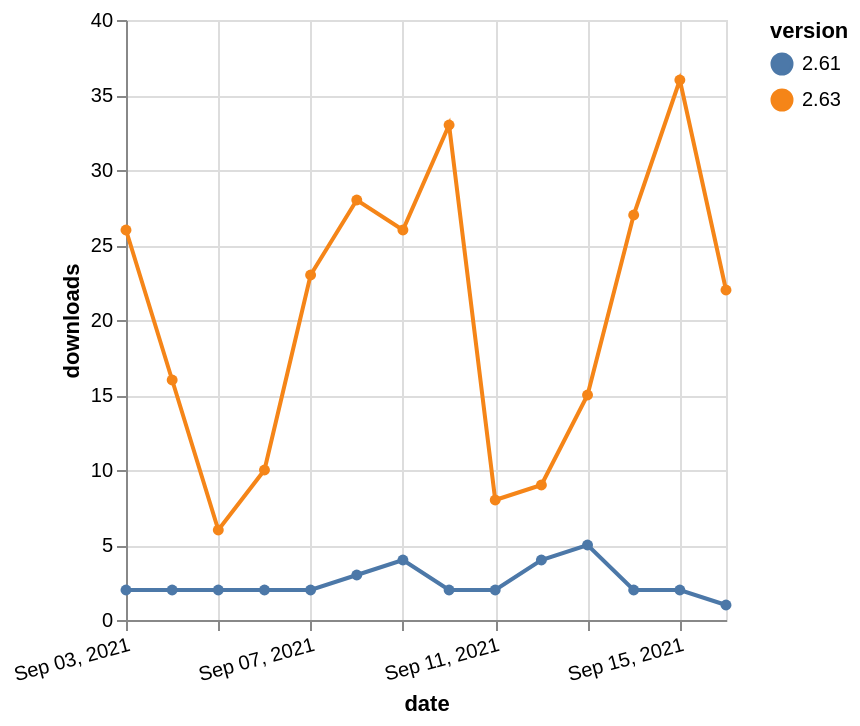

Source (Vega-Lite JSON):
### Vega-Lite specification from a JSON file in a GitHub repository (floating-point values rounded to 4 significant figures)
{"$schema": "https://vega.github.io/schema/vega-lite/v5.json", "description": "A simple bar chart with embedded data.", "data": {"values": [{"date": "2021-09-03", "total": 20631, "delta": 26, "version": "2.63"}, {"date": "2021-09-04", "total": 20647, "delta": 16, "version": "2.63"}, {"date": "2021-09-05", "total": 20653, "delta": 6, "version": "2.63"}, {"date": "2021-09-06", "total": 20663, "delta": 10, "version": "2.63"}, {"date": "2021-09-07", "total": 20686, "delta": 23, "version": "2.63"}, {"date": "2021-09-08", "total": 20714, "delta": 28, "version": "2.63"}, {"date": "2021-09-09", "total": 20740, "delta": 26, "version": "2.63"}, {"date": "2021-09-10", "total": 20773, "delta": 33, "version": "2.63"}, {"date": "2021-09-11", "total": 20781, "delta": 8, "version": "2.63"}, {"date": "2021-09-12", "total": 20790, "delta": 9, "version": "2.63"}, {"date": "2021-09-13", "total": 20805, "delta": 15, "version": "2.63"}, {"date": "2021-09-14", "total": 20832, "delta": 27, "version": "2.63"}, {"date": "2021-09-15", "total": 20868, "delta": 36, "version": "2.63"}, {"date": "2021-09-16", "total": 20890, "delta": 22, "version": "2.63"}, {"date": "2021-09-03", "total": 7795, "delta": 2, "version": "2.61"}, {"date": "2021-09-04", "total": 7797, "delta": 2, "version": "2.61"}, {"date": "2021-09-05", "total": 7799, "delta": 2, "version": "2.61"}, {"date": "2021-09-06", "total": 7801, "delta": 2, "version": "2.61"}, {"date": "2021-09-07", "total": 7803, "delta": 2, "version": "2.61"}, {"date": "2021-09-08", "total": 7806, "delta": 3, "version": "2.61"}, {"date": "2021-09-09", "total": 7810, "delta": 4, "version": "2.61"}, {"date": "2021-09-10", "total": 7812, "delta": 2, "version": "2.61"}, {"date": "2021-09-11", "total": 7814, "delta": 2, "version": "2.61"}, {"date": "2021-09-12", "total": 7818, "delta": 4, "version": "2.61"}, {"date": "2021-09-13", "total": 7823, "delta": 5, "version": "2.61"}, {"date": "2021-09-14", "total": 7825, "delta": 2, "version": "2.61"}, {"date": "2021-09-15", "total": 7827, "delta": 2, "version": "2.61"}, {"date": "2021-09-16", "total": 7828, "delta": 1, "version": "2.61"}]}, "width": "container", "mark": {"type": "line", "point": {"filled": true}}, "encoding": {"x": {"field": "date", "type": "temporal", "timeUnit": "yearmonthdate", "title": "date", "axis": {"labelAngle": -15}}, "y": {"field": "delta", "type": "quantitative", "title": "downloads"}, "color": {"field": "version", "type": "nominal"}, "tooltip": {"field": "delta"}}}
